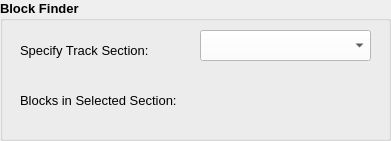
     <widget class="QGroupBox" name="BlockFinderGroupBox">
      <property name="geometry">
       <rect>
        <x>20</x>
        <y>380</y>
        <width>391</width>
        <height>141</height>
       </rect>
      </property>
      <property name="font">
       <font>
        <pointsize>10</pointsize>
        <weight>75</weight>
        <bold>true</bold>
       </font>
      </property>
      <property name="title">
       <string>Block Finder</string>
      </property>
      <widget class="QLabel" name="label_26">
       <property name="geometry">
        <rect>
         <x>20</x>
         <y>20</y>
         <width>181</width>
         <height>61</height>
        </rect>
       </property>
       <property name="font">
        <font>
         <weight>50</weight>
         <bold>false</bold>
        </font>
       </property>
       <property name="text">
        <string>Specify Track Section: </string>
       </property>
       <property name="wordWrap">
        <bool>true</bool>
       </property>
      </widget>
      <widget class="QComboBox" name="SectionComboBox1">
       <property name="geometry">
        <rect>
         <x>200</x>
         <y>30</y>
         <width>171</width>
         <height>31</height>
        </rect>
       </property>
       <property name="font">
        <font>
         <pointsize>10</pointsize>
         <weight>50</weight>
         <bold>false</bold>
        </font>
       </property>
       <property name="styleSheet">
        <string notr="true">background-color: rgb(255, 255, 255);</string>
       </property>
      </widget>
      <widget class="QLabel" name="SectionBlocksLabel">
       <property name="geometry">
        <rect>
         <x>20</x>
         <y>70</y>
         <width>271</width>
         <height>61</height>
        </rect>
       </property>
       <property name="font">
        <font>
         <weight>50</weight>
         <bold>false</bold>
        </font>
       </property>
       <property name="text">
        <string>Blocks in Selected Section:</string>
       </property>
       <property name="wordWrap">
        <bool>true</bool>
       </property>
      </widget>
     </widget>
